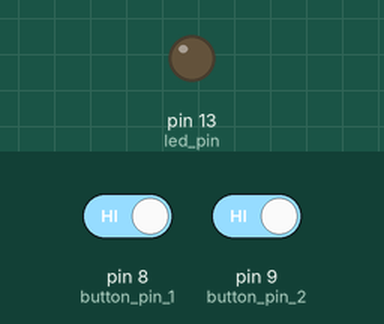
Bench run of a sketch on a simulated Arduino Uno, built with avr-gcc and run on an emulated ATmega328P. Parts: output pins drawn as LEDs (lit = HIGH). The inputs (shaded band) are chosen by the test bench; at power-on: pin 8 (button_pin_1) HIGH, pin 9 (button_pin_2) HIGH.

Above: at 1.2 s.
1.3 s: pin 8 (button_pin_1) driven LOW and pin 9 (button_pin_2) driven LOW
At 2.5 s:
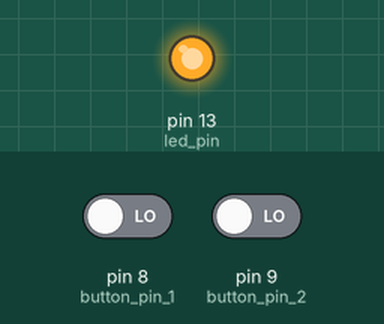
2.8 s: pin 8 (button_pin_1) driven HIGH
At 3.7 s:
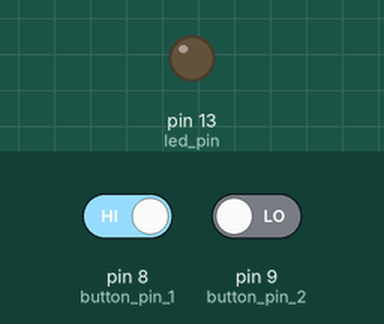
4.3 s: pin 8 (button_pin_1) driven LOW
At 4.9 s:
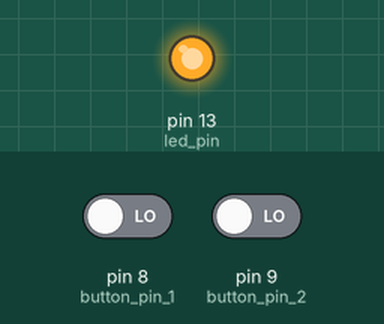
Timing chart, 0 to 7.3 s (numbered marks = the images above; inputs shaded):
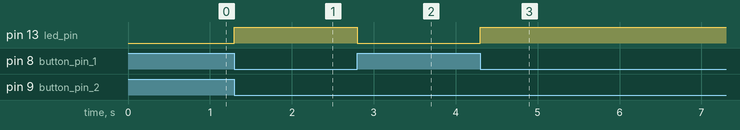

Measured:
- after the input at 1.3 s, pin 13 (led_pin): LOW → HIGH at once
- after the input at 2.8 s, pin 13 (led_pin): HIGH → LOW at once
- after the input at 4.3 s, pin 13 (led_pin): LOW → HIGH at once

The sketch:

1led-logical-gates.ino
```cpp
#define AND
//#define OR
//#define XOR

const int button_pin_1 = 8;
const int button_pin_2 = 9;
const int led_pin = 13;

bool button_status_1 = LOW;
bool button_status_2 = LOW;

void setup() {
  pinMode(led_pin, OUTPUT);
  pinMode(button_pin_1, INPUT_PULLUP);        // Set the internal pull up resistor, unpressed button is HIGH
  pinMode(button_pin_2, INPUT_PULLUP);
}

void loop() {
  button_status_1 = digitalRead(button_pin_1);  // Get the current state of the first button
  button_status_2 = digitalRead(button_pin_2);  // Get the current state of the second button

  // Light the led accordingly to which logical gate is defined
#if defined(AND)
  digitalWrite(led_pin, !button_status_1 && !button_status_2);
#elif defined(OR)
  digitalWrite(led_pin, !button_status_1 || !button_status_2);
#elif defined(XOR)
  digitalWrite(led_pin, !button_status_1 ^ !button_status_2);
#endif

}
```
